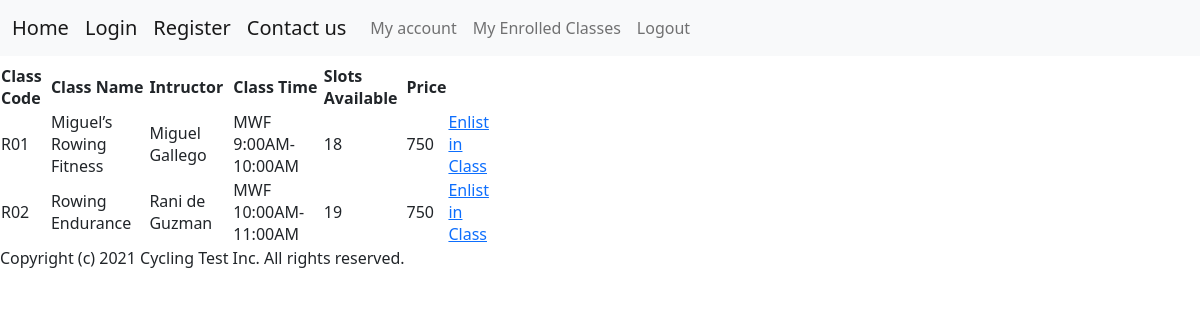
The app's page /rowingclasses (signed in), older data.
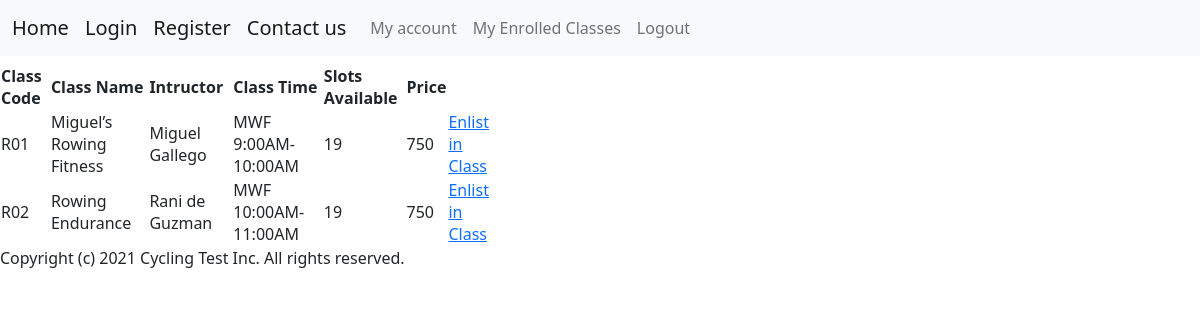
The same page, newer data.
### app.py (models this page shows)
class Classes(db.Model):
    id = db.Column(db.Integer, primary_key=True)
    class_code = db.Column(db.String(10), unique=True)
    class_category = db.Column(db.String(50))
    class_name = db.Column(db.String(50))
    instructor = db.Column(db.String(50))
    class_time = db.Column(db.String(50))
    price = db.Column(db.Integer)
    slots_available = db.Column(db.Integer)

### app.py (the view)
@app.route("/rowingclasses")
@login_required
def rowing():
    classes = Classes.query.filter_by(class_category="Rowing")
    return render_template("rowing.html", classes=classes)

### app.py (called while the page is built)
@login_manager.user_loader
def load_user(user_id):
    return Users.query.get(int(user_id))

### templates/rowing.html
<html>
{% include "header.html" %}
{% block content %}
<table class="center" , style="width:500px">
    <tr>
        <th>Class Code</th>
        <th>Class Name</th>
        <th>Intructor</th>
        <th>Class Time</th>
        <th>Slots Available</th>
        <th>Price</th>
    </tr>
    {% for class in classes %}
    <tr>
        <td>{{ class.class_code}}</td>
        <td>{{ class.class_name}}</td>
        <td>{{ class.instructor}}</td>
        <td>{{ class.class_time}}</td>
        <td>{{ class.slots_available}}</td>
        <td>{{ class.price}}</td>
        <td>
            <a href="/enlistclass?code={{ class.class_code }}">Enlist in Class</a>
        </td>
    </tr>
    {% endfor %}
</table>
{% include "footer.html" %}
{% endblock %}
</html>

Row changes from the older to the newer data that the page shows:
changed Classes "Miguel’s Rowing Fitness": slots_available "18" → "19"
